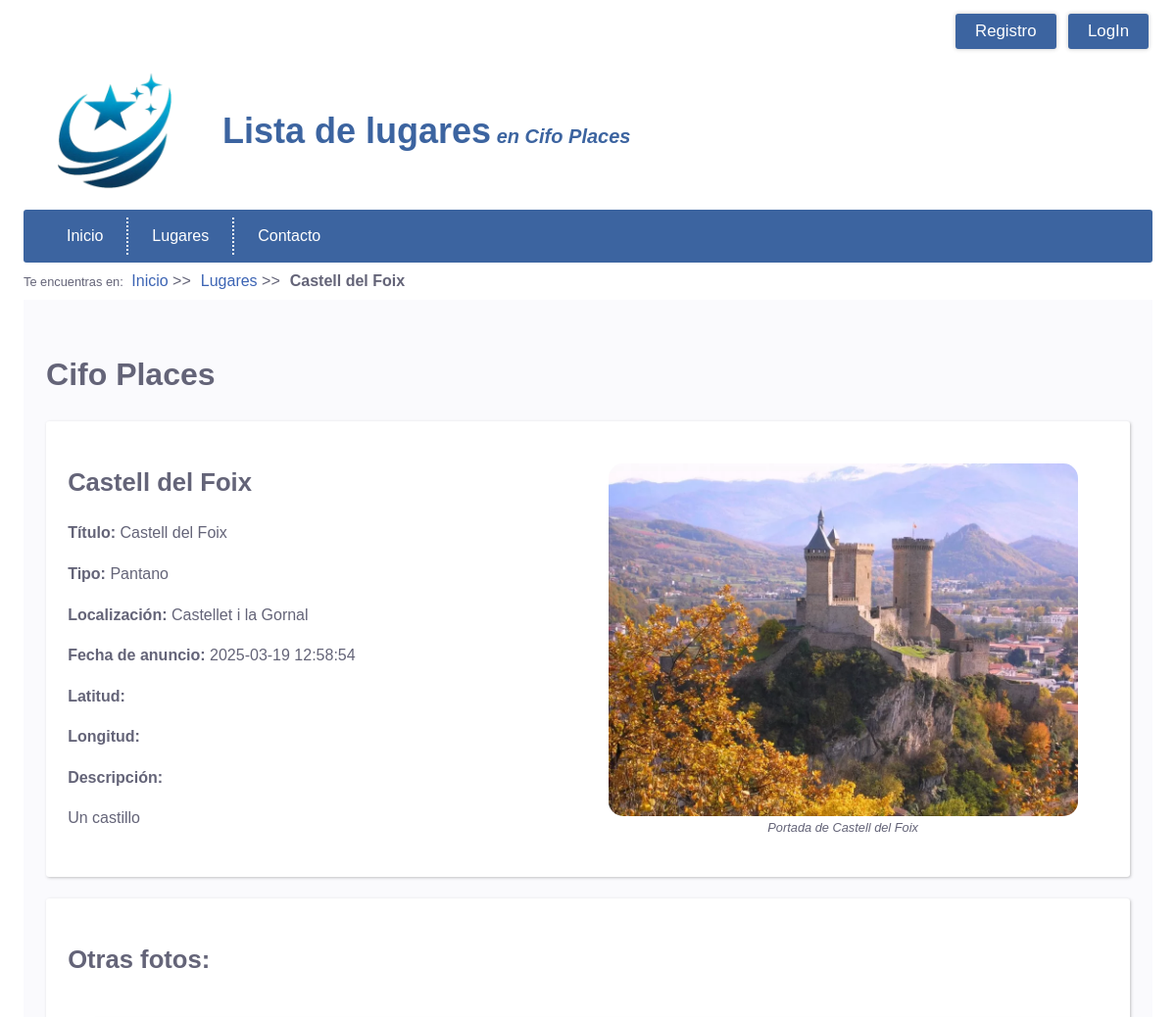
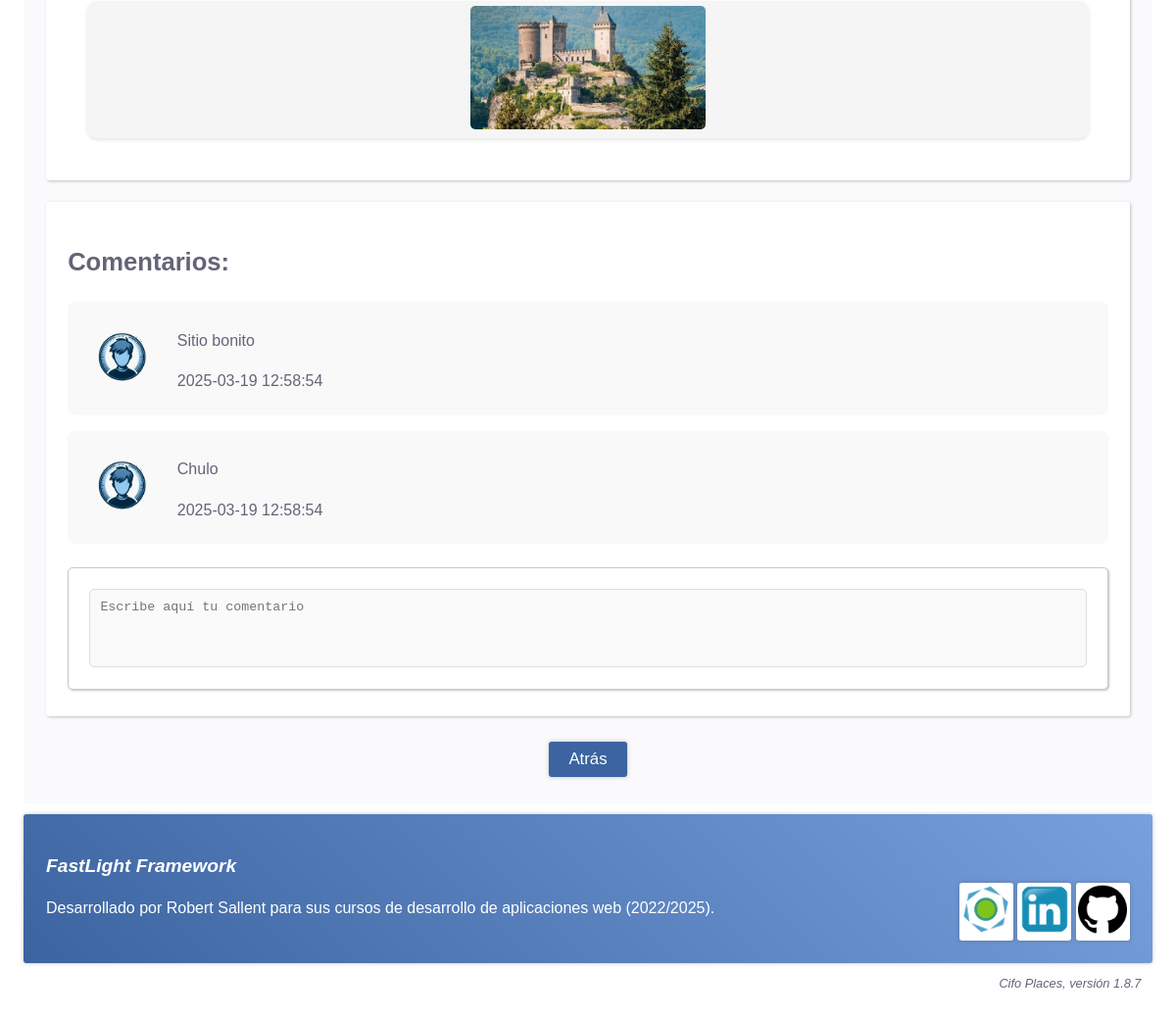
Screenshot of /Place/show/1 with the database file from the repository (2 pictures, top to bottom).
### tables this page shows
CREATE TABLE places(
	id INT PRIMARY KEY auto_increment,
    name VARCHAR(128) NOT NULL,
    type VARCHAR(128) NOT NULL,
    location VARCHAR(128) NOT NULL,
    description TEXT,
    mainpicture VARCHAR(128) NOT NULL,
    iduser INT NULL,
    latitude DOUBLE NULL DEFAULT NULL,
    longitude DOUBLE NULL DEFAULT NULL,
    created_at TIMESTAMP DEFAULT CURRENT_TIMESTAMP,
    updated_at TIMESTAMP NULL DEFAULT NULL ON UPDATE CURRENT_TIMESTAMP,
    
    FOREIGN KEY(iduser) REFERENCES users(id) 
		ON UPDATE CASCADE ON DELETE SET NULL
);

CREATE TABLE photos(
	id INT PRIMARY KEY auto_increment,
    name VARCHAR(128) NOT NULL,
    file VARCHAR(256) NOT NULL,
    alt VARCHAR(256) NOT NULL,
    description TEXT,
    date DATE NULL DEFAULT NULL,
    time TIME NULL DEFAULT NULL,
    iduser INT NULL,
    idplace INT NOT NULL, 
    created_at TIMESTAMP DEFAULT CURRENT_TIMESTAMP,
    updated_at TIMESTAMP NULL DEFAULT NULL ON UPDATE CURRENT_TIMESTAMP,
    
	FOREIGN KEY(iduser) REFERENCES users(id) 
		ON UPDATE CASCADE ON DELETE SET NULL,
    FOREIGN KEY(idplace) REFERENCES places(id) 
		ON UPDATE CASCADE ON DELETE CASCADE    
);

### app/libraries/View.php (called while the page is built, shortened)
<?php
class View{
    private string $name;
    public function __construct(
        string $name      = '',
        array $parameters = []
    ){
        $this->name       = $name;
    }
    public function load(){
        $template = new (TEMPLATE);
        try{
            @require VIEWS_FOLDER."/$this->name.php";
        }catch(Throwable $e){
            $message = DEBUG ?
            "<p>ERROR en la vista <b>".VIEWS_FOLDER."/$this->name.php</b>.</p>
             <p>INFORMACIÓN ADICIONAL: ".$e->getMessage()."</p>" :
             "Error al cargar la página.";
             throw new ViewException($message);
        }
    }
}

### app/http/ViewResponse.php (called while the page is built, shortened)
<?php
class ViewResponse extends Response{
    protected View $view;
    public function __construct(
        string $name,
        array $params       = [],
        int $httpCode       = 200,
        string $status      = 'OK'
    ){
        $this->view = new View($name, $params);
    }
    public function send(){
        $this->view->load();
        die();
    }
}

### public/index.php (called while the page is built, shortened)
<?php
require '../app/autoload.php';
require '../app/helpers/helpers.php';
try{
    switch(strtoupper(APP_TYPE)){
        case 'WEB' :  $response = (new App())->boot();
                      break;
    }
    $response->send();
}catch(Throwable $t){
    $mensaje = DEBUG ?
        'ERROR en el proceso de arranque: '.$t :
        'Se produjo un error, contacte con el administrador '.ADMIN_EMAIL.' si es necesario.';
    abort(500, 'INTERNAL SERVER ERROR', $mensaje, $t)->send();
}

### app/autoload.php (called while the page is built, shortened)
<?php
    function load(string $clase){
        foreach(AUTOLOAD_DIRECTORIES as $directorio){
           $ruta="$directorio/$clase.php";
           if(is_readable($ruta)){
                break;
           }
        }
    }

### app/libraries/Login.php (called while the page is built, shortened)
<?php
class Login{
    private static ?Authenticable $activeUser = NULL;
    public static function init(){
        self::$activeUser = Session::get('user') ??  NULL;
    }
	public static function user():?Authenticable{
	    return self::$activeUser;
	}
	public static function check():bool{
	    return !empty(self::user());
	}
	public static function guest():bool{
	    return empty(self::user());
	}
	public static function isAdmin(string $adminRole = 'ROLE_ADMIN'):bool{
	    return self::$activeUser && self::$activeUser->hasRole($adminRole);
	}
	public static function oneRole(array $roles):bool{
	    return self::user() && self::user()->oneRole($roles);
    }
}

### mvc/models/Model.php (called while the page is built, shortened)
<?php
abstract class Model{
    public static function getTable():string{
        return get_called_class()::$table ?? strtolower(get_called_class()).'s';
    }
    protected static function getJsonFields():array{
        return get_called_class()::$jsonFields ?? [];
    }
    public function parseJsonFields():object{
        $properties = self::getJsonFields();
        return $this;
    }
    public static function find(int $id = 0):?object{
        $table = self::getTable();
        $query = "SELECT * FROM $table WHERE id=$id";
        $entity = (DB_CLASS)::select($query, get_called_class());
        if($entity)
            $entity->parseJsonFields();
        return $entity;
    }
    public static function findOrFail(
        int $id = 0,
        ?string $message = NULL
    ):object{
        $entity = get_called_class()::find($id);
        return $entity;
    }
    public function hasMany(
        string $related,
        string $foreignKey = null,
        string $localKey = 'id'
    ):array{
        $tabla = $related::$table ?? strtolower($related).'s';
        $foreignKey = $foreignKey ?? 'id'.strtolower(get_called_class());
        $consulta = "SELECT * FROM $tabla WHERE $foreignKey = ".$this->$localKey;
        $entities =  (DB_CLASS)::selectAll($consulta, $related);
        return $entities;
    }
}

### app/libraries/DBMysqli.php (called while the page is built, shortened)
<?php
class DBMysqli extends DB{
    private static $conexion = null;
    public static function get():object{
        if(!self::$conexion){
            try{
                self::$conexion = @new mysqli(DB_HOST, DB_USER, DB_PASS, DB_NAME, DB_PORT);
            }catch(Throwable $e){
                $message = "No se pudo conectar con la Base de datos. ";
                if(DEBUG)
                    $message .= "Revisa la configuración: ".DB_HOST.', '.DB_USER.', *******, '.DB_NAME.', '.DB_PORT;
                throw new DatabaseException($message);
            }
        }
        return self::$conexion;
    }
    public static function query(string $consulta){
        try{
            $resultado = self::get()->query($consulta);
            return $resultado;
        }catch(Throwable $e){
            if(DEBUG){
                $mensaje = "<p>ERROR EN LA CONSULTA:</p>";
                $mensaje .= "<p><b>$consulta</b></p>";
                $mensaje .= "<p>".self::get()->error."</p>";
                throw new SQLException($mensaje);
            }else
                throw new SQLException('ERROR al realizar la operación sobre la base de datos.');
        }
    }
    public static function select(
        string $consulta,
        string $class = 'stdClass'
    ):?object{
        $resultado = self::query($consulta);
        $objeto = $resultado->fetch_object($class);
        return $objeto;
    }
    public static function selectAll(
        string $consulta,
        string $class='stdClass'
    ):array{
        $resultados = self::query($consulta);
        $objetos = [];
        while($r = $resultados->fetch_object($class))
            $objetos[] = $r;
        return $objetos;
    }
}

### mvc/controllers/PlaceController.php (called while the page is built, shortened)
<?php
class PlaceController extends Controller{
    public function show(int $id=0){
        $place = Place::findOrFail($id, "No se encontró el lugar indicado.");
        $comments = $place->hasMany('V_comment');
        $photos = $place->hasMany('Photo', 'idplace', 'id');
        return view('place/show',[
            'place'         => $place,
            'comments'      => $comments,
            'photos'        => $photos
        ]);
    }
}

### app/core/App.php (called while the page is built, shortened)
<?php
class App extends Kernel{
    public function boot():Response{
        try{
            $url = request()->get('url') ?? NULL;
            $url = $url ? explode('/', rtrim($url, '/')) : [];
            $controller = empty($url[0]) ?
                DEFAULT_CONTROLLER :
                ucfirst(strtolower(array_shift($url))).'Controller';
            $method = empty($url[0]) ?
                DEFAULT_METHOD :
                strtolower(array_shift($url));
            $controllerInstance = new $controller();
            return $controllerInstance->$method(...$url);
        }catch(NotIdentifiedException $e){
            Session::set('_pending_operation', '/'.request()->get('url'));
            return redirect('/Login');
        }catch(Throwable $t){
            $mensaje = DEBUG ?
                (new DebugInformation($t, $controller, $method, $url))->toHtml() :
                "No se pudo realizar la operación solicitada.";
            if(LOG_ERRORS)
                Log::addMessage(ERROR_LOG_FILE, get_class($t), $t->getMessage());
            if(DB_ERRORS)
                AppError::new(get_class($t), $t->getMessage());
            return abort(500, 'INTERNAL SERVER ERROR', $mensaje, $t);
        }
    }
}

### mvc/views/place/show.php (the view, shortened to what this page needs)
 <!DOCTYPE html>
<html lang="es">
	<head>
		<?= $template->css() ?>
	</head>
	<body>
		<?= $template->login() ?>
		<?= $template->header('Lista de lugares') ?>
		<?= $template->menu() ?>
		<?= $template->breadCrumbs([
		    'Lugares'=>'/Place/list/',
		    $place->name=>NULL
		]) ?>
		<main>
    		<h1><?= APP_NAME ?></h1>
    		<section id="detalles" class="flex-container gap2">
    			<div class="flex2">
        			<h2><?= $place->name?></h2>
        			<p><b>Título:</b>			<?=$place->name?></p>
        			<p><b>Tipo:</b>				<?=$place->type?></p>
        			<p><b>Localización:</b>		<?=$place->location?></p>
        			<p><b>Fecha de anuncio:</b>	<?=$place->created_at?></p>
        			<p><b>Latitud:</b>			<?=$place->latitude?></p>
        			<p><b>Longitud:</b>			<?=$place->longitude?></p>
        			<p><b>Descripción:</b>		<?=$place->description ? paragraph($place->description) : 'SIN DETALLES'?></p>
    			</div>
    			<figure class="flex2 centrado p2">
    				<img src="<?=FOTO_IMAGE_FOLDER.'/'.($place->mainpicture ?? DEFAULT_FOTO_IMAGE)?>"
    					class="large enlarge-image"
    					alt="Portada del lugar: <?=$place->name?>">
    				<figcaption>Portada de <?="$place->name"?></figcaption>
    			</figure>
    		</section>
    		<?php if (!empty($photos)) { ?>
            <section>
                <h2>Otras fotos:</h2>
                <div class="galeria-lugares">
                    <?php foreach ($photos as $photo) { ?>
                        <?php if (!empty($photo->file)) { ?>
                            <figure class="galeria-lugares">
                                <a href="/Photo/show/<?= $photo->id ?>">
                                    <img src="<?= FOTO_IMAGE_FOLDER . '/' . $photo->file ?>">
                                </a>
                            </figure>
                        <?php } ?>
                    <?php } ?>
                </div>
            </section>
        	<?php } ?>
        	<section>
                <h2>Comentarios:</h2>
                <?php if (!empty($comments)) { ?>
                    <div class="comments-container">
                        <?php foreach ($comments as $comment) { ?>
                            <div class="comment">
                                <figure class="comment-avatar">
                                    <img src="<?= USER_IMAGE_FOLDER . '/' . ($comment->userpicture ?? DEFAULT_USER_IMAGE) ?>" alt="Imagen de <?= $user->displayname ?>">
                                </figure>
                                <div class="comment-content">
                                    <p class="comment-text"><?= $comment->text ?></p>
                                    <p class="comment-text"><?= $comment->created_at ?></p>
                                </div>
                            </div>
                        <?php } ?>
                    </div>
                <?php } else { ?>
                    <p class="no-comments">No hay comentarios aún. ¡Sé el primero en comentar!</p>
                <?php } ?>
                <form method="POST" action="/Comment/store" class="comment-form">
                    <textarea name="text" placeholder="Escribe aquí tu comentario"></textarea>
                </form>
            </section>
    		<div class="centrado">
    			<a class="button" onclick="history.back()">Atrás</a>
    		</div>
		</main>
		<?= $template->footer() ?>
		<?= $template->version() ?>
	</body>
</html>

### app/helpers/helpers.php (shortened to what this page needs)
<?php
function paragraph(
    string $text = '',
    bool $edges = true,
    bool $collapse = true
):string{
    $text =  str_replace("\n", "</p><p>", $edges ? "<p>$text</p>" : $text);
    $text =  str_replace('&#13;', "</p><p>", $edges ? "<p>$text</p>" : $text);
    if($collapse){
        $text = preg_replace('/\s+/', ' ', $text);
        $text = preg_replace('/(\s<)/', '<', $text);
        $text = preg_replace('/(>\s)/', '>', $text);
    }
    return $text;
}

### public/css/base_phone.css (style rules this page uses)
body { margin: 0; padding: 0; width: 100%; }

### public/css/base_printer.css (style rules this page uses)
* { color: #006 !important; border:none; }
main .flex-container { display: initial; }
body { width: 100%; border:none; box-shadow: none; margin: 0px; padding: 0px; }
main { border: none; padding: 0px; }
p { margin-bottom: 1.2rem; }

### rows the page displays
places: name "Castell del Foix", type "Pantano", location "Castellet i la Gornal", created_at "2025-03-19 12:58:54", description "Un castillo", mainpicture (picture)
photos: file (picture)

### other values shown
$title "Lista de lugares"
APP_NAME "Cifo Places"
$miga "Inicio"
$miga "Lugares"
$miga "Castell del Foix"
$comment->text "Sitio bonito"
$comment->created_at "2025-03-19 12:58:54"
$comment->text "Chulo"
